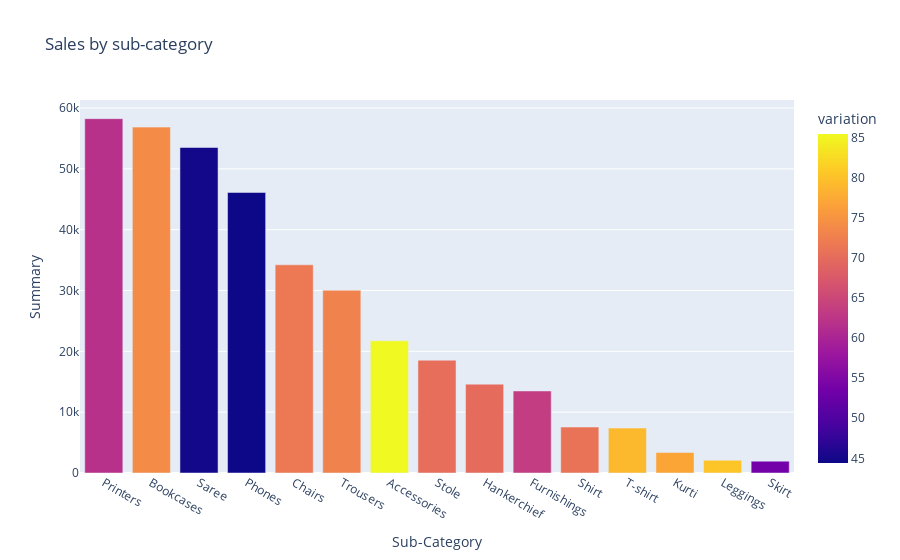

The notebook cell saved with this chart:
### Markdown cell above
### Sales sub-categories summary with defining volatility by color

### Code cell
fig = px.bar(ordersubb, y='Summary', x='Sub-Category', title='Sales by sub-category', color='variation')
fig.show()

### Figure 1 — Plotly figure (JSON) as saved in the notebook; plotly's stock layout.template omitted (floating-point values rounded to 4 significant figures)
{"data": [{"alignmentgroup": "True", "hovertemplate": "Sub-Category=%{x}<br>Summary=%{y}<br>variation=%{marker.color}<extra></extra>", "legendgroup": "", "marker": {"color": [61.79, 73.98, 44.83, 44.43, 71.65, 72.83, 85.42, 70.23, 70.06, 63.51, 70.95, 79.06, 76.9, 80.34, 53.67], "coloraxis": "coloraxis"}, "name": "", "offsetgroup": "", "orientation": "v", "showlegend": false, "textposition": "auto", "type": "bar", "x": ["Printers", "Bookcases", "Saree", "Phones", "Chairs", "Trousers", "Accessories", "Stole", "Hankerchief", "Furnishings", "Shirt", "T-shirt", "Kurti", "Leggings", "Skirt"], "xaxis": "x", "y": [58252, 56861, 53511, 46119, 34222, 30039, 21728, 18546, 14608, 13484, 7555, 7382, 3361, 2106, 1946], "yaxis": "y"}], "layout": {"barmode": "relative", "coloraxis": {"colorbar": {"title": {"text": "variation"}}, "colorscale": [[0, "#0d0887"], [0.1111, "#46039f"], [0.2222, "#7201a8"], [0.3333, "#9c179e"], [0.4444, "#bd3786"], [0.5556, "#d8576b"], [0.6667, "#ed7953"], [0.7778, "#fb9f3a"], [0.8889, "#fdca26"], [1, "#f0f921"]]}, "legend": {"tracegroupgap": 0}, "title": {"text": "Sales by sub-category"}, "xaxis": {"anchor": "y", "domain": [0, 1], "title": {"text": "Sub-Category"}}, "yaxis": {"anchor": "x", "domain": [0, 1], "title": {"text": "Summary"}}}}
